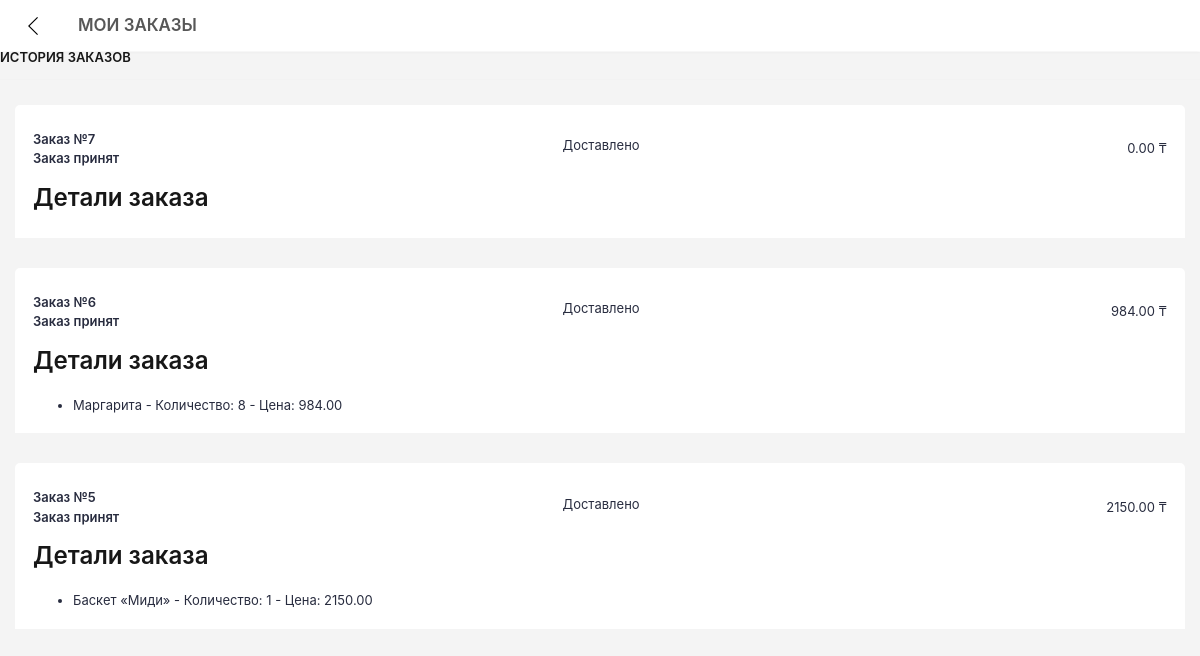
/orders/ (signed in), run on the app's committed database.
### cart/models.py (models this page shows, shortened)
class Order(models.Model):
    STATUS_CHOICES = (
        ('accepted', 'Заказ принят'),
        ('in_progress', 'Заказ делается'),
        ('courier', 'Передан курьеру'),
        ('delivered', 'Доставлен'),
        ('arrived', 'Прибыл'),
    )
    status = models.CharField(max_length=50, choices=STATUS_CHOICES, default='accepted')
    delivery_time = models.DateTimeField(default=timezone.now() + timezone.timedelta(minutes=50))
    user = models.ForeignKey(settings.AUTH_USER_MODEL, on_delete=models.CASCADE)
    address = models.CharField(max_length=250)
    created = models.DateTimeField(auto_now_add=True)
    updated = models.DateTimeField(auto_now=True)
    paid = models.BooleanField(default=False)
    discount_percentage = models.DecimalField(max_digits=5, decimal_places=2, default=Decimal('0.00'))
    discount_amount = models.DecimalField(max_digits=10, decimal_places=2, default=Decimal('0.00'))
    class Meta:
        ordering = ('-created',)
    def get_total_cost_before_discount(self):
        return sum(item.get_cost() for item in self.items.all())
    def get_discount(self):
        total_cost = self.get_total_cost_before_discount()
        if self.discount_percentage > 0:
            discount = (self.discount_percentage / Decimal('100.0')) * total_cost
        else:
            discount = self.discount_amount
        return discount.quantize(Decimal('0.01'))
    def get_total_cost(self):
        total_cost = self.get_total_cost_before_discount()
        discount = self.get_discount()
        return (total_cost - discount).quantize(Decimal('0.01'))

class OrderItem(models.Model):
    order = models.ForeignKey(Order,
                              related_name='items',
                              on_delete=models.CASCADE)
    good = models.ForeignKey(Good,
                                related_name='order_items',
                                on_delete=models.CASCADE)
    price = models.DecimalField(max_digits=10, decimal_places=2)
    quantity = models.PositiveIntegerField(default=1)
    def get_cost(self):
        return self.price * self.quantity

### construct_site_food/models.py (models this page shows, shortened)
class BaseMixin(models.Model):
    title = models.CharField(max_length=180)
    class Meta:
    	abstract = True

class Good(BaseMixin):
    title = models.CharField(max_length=120, null=True, blank=True)
    description = models.TextField(blank=True)
    price = models.CharField(max_length=120, blank=True, default='')
    old_price = models.CharField(max_length=120, blank=True, default='')
    photo = ProcessedImageField(upload_to='images/',
                                processors=[ResizeToFill(317, 231)],
                                format='JPEG',
                                options={'quality': 100})
    category = models.ForeignKey(Category,
    	on_delete=models.SET_NULL, null=True, blank=True)
    user_site = models.ForeignKey(
    	UserSite, on_delete=models.CASCADE,
    	related_name='good_user_sites', null=True, blank=True)
    sorting = models.IntegerField(default=0)

### construct_site_food/views.py (the view)
# urls.py: path('orders/', views.OrderListView.as_view(), name='order_list'),
class OrderListView(ListView):
    model = Order
    context_object_name = 'orders'
    template_name = 'construct_site_food/foodoma/order/order_list.html'
    def get_queryset(self):
        return Order.objects.filter(user=self.request.user).order_by('-created')

### cart/context_processors.py (called while the page is built)
def cart(request):
    return {'cart': Cart(request)}

### templates/construct_site_food/foodoma/order/order_list.html (shortened to what this page needs)
<html lang="en" class="" style="">
   <head>
      {% load static %}
      {% load food_tags %}
      <link rel="stylesheet" type="text/css" href="{% static 'css/construct_site_food/main.css' %}">
      <link rel="stylesheet" type="text/css" href="{% static 'css/construct_site_food/style.css' %}">
	</head>
   <body cz-shortcut-listen="true" class="bg-grey">
      <div id="page-container">
         <div id="root">
            <span>
               <div>
                  <div class="col-12 p-0 fixed" style="z-index: 9;">
                     <div class="block m-0">
                        <div class="block-content p-0 undefined">
                           <div class="input-group search-box">
                              <div class="input-group-prepend">
                                 <a href="{% url 'construct_site_food:client' slug='nurdaulett' %}" class="btn search-navs-btns undefined" style="padding-top: 18px;">
                                    <svg class="arrow-right-3" viewBox="0 0 5 9">
                                        <path d="M0.419,9.000 L0.003,8.606 L4.164,4.500 L0.003,0.394 L0.419,0.000 L4.997,4.500 L0.419,9.000 Z" />
                                    </svg>
                                 </a>
                              </div>
                              <p class="form-control search-input d-flex align-items-center undefined"><span class="nav-page-title">Мои заказы</span></p>
                           </div>
                        </div>
                     </div>
                  </div>
                  <h2 class="item-text mb-10">История заказов</h2>
                  {% for order in orders %}
                  <div class="p-15">
                     <div class="block-content block-content-full bg-white pt-10 pb-5">
                              <div class="cart-item-meta pt-15 pb-15 align-items-center quantity-content">
                                 <div class="cart-item-name">
                                    <span class="false">
                                       <strong>Заказ №{{ order.id }}</strong><br>
                                       <strong>{{ order.get_status_display }}</strong>
                                    </span>
                                 </div>
                                 <div class="btn-group btn-group-sm cart-item-btn">
                                     <br> <div id="timer{{ order.id }}" class="timer" data-end-time="{{ order.delivery_time|date:'c' }}"></div>
                                 </div>
                                 <div class="cart-item-price">
                                    {{order.get_total_cost}} ₸
                                 </div>
                              </div>
                        <h3>Детали заказа</h3>
    <ul>
        {% for item in order.items.all %}
            <li>{{ item.good.title }} - Количество: {{ item.quantity }} - Цена: {{ item.get_cost }}</li>
        {% endfor %}
    </ul>
                     </div>
                  </div>
                  {% endfor %}
               </div>
            </span>
         </div>
      </div>
   </body>
</html>

### static/css/construct_site_food/style.css (style rules this page uses)
.search-navs-btns { position: relative; }
.block-content-full { border-top-left-radius: 5px; border-top-right-radius: 5px; }
.arrow-right-3 { transform: rotate(180deg); width: 10px; cursor: pointer; }

### data on the page
Order: id "7", status "Заказ принят", get_total_cost "0.00"
Order: id "6", status "Заказ принят", get_total_cost "984.00"
OrderItem: good "Маргарита", quantity "8", get_cost "984.00"
Order: id "5", status "Заказ принят", get_total_cost "2150.00"
OrderItem: good "Баскет «Миди»", quantity "1", get_cost "2150.00"
